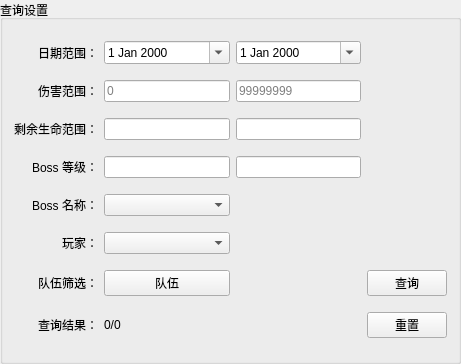
<?xml version="1.0" encoding="UTF-8"?>
<ui version="4.0">
 <class>GroupBox</class>
 <widget class="QGroupBox" name="GroupBox">
  <property name="geometry">
   <rect>
    <x>0</x>
    <y>0</y>
    <width>461</width>
    <height>364</height>
   </rect>
  </property>
  <property name="windowTitle">
   <string>GroupBox</string>
  </property>
  <property name="title">
   <string>查询设置</string>
  </property>
  <layout class="QHBoxLayout" name="horizontalLayout">
   <item>
    <layout class="QGridLayout" name="layout">
     <item row="0" column="0">
      <widget class="QLabel" name="label_date">
       <property name="text">
        <string>日期范围：</string>
       </property>
       <property name="alignment">
        <set>Qt::AlignRight|Qt::AlignTrailing|Qt::AlignVCenter</set>
       </property>
      </widget>
     </item>
     <item row="0" column="1">
      <widget class="QDateEdit" name="date_start">
       <property name="calendarPopup">
        <bool>true</bool>
       </property>
      </widget>
     </item>
     <item row="0" column="2">
      <widget class="QDateEdit" name="date_end">
       <property name="calendarPopup">
        <bool>true</bool>
       </property>
      </widget>
     </item>
     <item row="1" column="0">
      <widget class="QLabel" name="label_damage">
       <property name="text">
        <string>伤害范围：</string>
       </property>
       <property name="alignment">
        <set>Qt::AlignRight|Qt::AlignTrailing|Qt::AlignVCenter</set>
       </property>
      </widget>
     </item>
     <item row="1" column="1">
      <widget class="QLineEdit" name="line_damage_min">
       <property name="maxLength">
        <number>9</number>
       </property>
       <property name="placeholderText">
        <string>0</string>
       </property>
      </widget>
     </item>
     <item row="1" column="2">
      <widget class="QLineEdit" name="line_damage_max">
       <property name="maxLength">
        <number>9</number>
       </property>
       <property name="placeholderText">
        <string>99999999</string>
       </property>
      </widget>
     </item>
     <item row="2" column="0">
      <widget class="QLabel" name="label_remain">
       <property name="text">
        <string>剩余生命范围：</string>
       </property>
       <property name="alignment">
        <set>Qt::AlignRight|Qt::AlignTrailing|Qt::AlignVCenter</set>
       </property>
      </widget>
     </item>
     <item row="2" column="1">
      <widget class="QLineEdit" name="line_remain_min">
       <property name="maxLength">
        <number>9</number>
       </property>
      </widget>
     </item>
     <item row="2" column="2">
      <widget class="QLineEdit" name="line_remain_max">
       <property name="maxLength">
        <number>9</number>
       </property>
      </widget>
     </item>
     <item row="3" column="0">
      <widget class="QLabel" name="label_boss_level">
       <property name="text">
        <string>Boss 等级：</string>
       </property>
       <property name="alignment">
        <set>Qt::AlignRight|Qt::AlignTrailing|Qt::AlignVCenter</set>
       </property>
      </widget>
     </item>
     <item row="3" column="1">
      <widget class="QLineEdit" name="line_level_min">
       <property name="maxLength">
        <number>9</number>
       </property>
      </widget>
     </item>
     <item row="3" column="2">
      <widget class="QLineEdit" name="line_level_max">
       <property name="maxLength">
        <number>9</number>
       </property>
      </widget>
     </item>
     <item row="4" column="0">
      <widget class="QLabel" name="label_boss_name">
       <property name="text">
        <string>Boss 名称：</string>
       </property>
       <property name="alignment">
        <set>Qt::AlignRight|Qt::AlignTrailing|Qt::AlignVCenter</set>
       </property>
      </widget>
     </item>
     <item row="4" column="1">
      <widget class="QComboBox" name="combobox_boss"/>
     </item>
     <item row="5" column="0">
      <widget class="QLabel" name="label_player">
       <property name="text">
        <string>玩家：</string>
       </property>
       <property name="alignment">
        <set>Qt::AlignRight|Qt::AlignTrailing|Qt::AlignVCenter</set>
       </property>
      </widget>
     </item>
     <item row="5" column="1">
      <widget class="QComboBox" name="combobox_player"/>
     </item>
     <item row="6" column="0">
      <widget class="QLabel" name="label_team">
       <property name="text">
        <string>队伍筛选：</string>
       </property>
       <property name="alignment">
        <set>Qt::AlignRight|Qt::AlignTrailing|Qt::AlignVCenter</set>
       </property>
      </widget>
     </item>
     <item row="6" column="1">
      <widget class="QPushButton" name="button_team">
       <property name="text">
        <string>队伍</string>
       </property>
      </widget>
     </item>
     <item row="6" column="3">
      <widget class="QPushButton" name="button_query">
       <property name="text">
        <string>查询</string>
       </property>
      </widget>
     </item>
     <item row="7" column="0">
      <widget class="QLabel" name="label_query_result">
       <property name="text">
        <string>查询结果：</string>
       </property>
       <property name="alignment">
        <set>Qt::AlignRight|Qt::AlignTrailing|Qt::AlignVCenter</set>
       </property>
      </widget>
     </item>
     <item row="7" column="1">
      <widget class="QLabel" name="label_result">
       <property name="text">
        <string>0/0</string>
       </property>
      </widget>
     </item>
     <item row="7" column="3">
      <widget class="QPushButton" name="button_reset">
       <property name="text">
        <string>重置</string>
       </property>
      </widget>
     </item>
    </layout>
   </item>
  </layout>
 </widget>
 <resources/>
 <connections/>
</ui>
